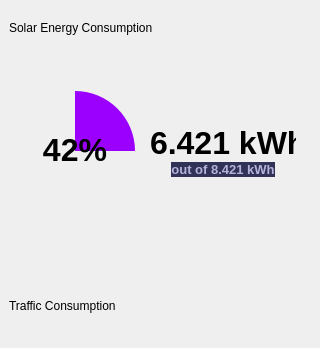
              <widget class="QFrame" name="frame_middle">
               <property name="minimumSize">
                <size>
                 <width>320</width>
                 <height>0</height>
                </size>
               </property>
               <property name="maximumSize">
                <size>
                 <width>320</width>
                 <height>16777215</height>
                </size>
               </property>
               <property name="frameShape">
                <enum>QFrame::NoFrame</enum>
               </property>
               <property name="frameShadow">
                <enum>QFrame::Raised</enum>
               </property>
               <layout class="QVBoxLayout" name="verticalLayout_8">
                <property name="spacing">
                 <number>30</number>
                </property>
                <property name="leftMargin">
                 <number>0</number>
                </property>
                <property name="topMargin">
                 <number>0</number>
                </property>
                <property name="rightMargin">
                 <number>0</number>
                </property>
                <property name="bottomMargin">
                 <number>0</number>
                </property>
                <item>
                 <widget class="QFrame" name="frame_consumption">
                  <property name="minimumSize">
                   <size>
                    <width>0</width>
                    <height>0</height>
                   </size>
                  </property>
                  <property name="maximumSize">
                   <size>
                    <width>16777215</width>
                    <height>16777215</height>
                   </size>
                  </property>
                  <property name="frameShape">
                   <enum>QFrame::NoFrame</enum>
                  </property>
                  <property name="frameShadow">
                   <enum>QFrame::Raised</enum>
                  </property>
                  <layout class="QVBoxLayout" name="verticalLayout_9">
                   <property name="spacing">
                    <number>0</number>
                   </property>
                   <property name="leftMargin">
                    <number>0</number>
                   </property>
                   <property name="topMargin">
                    <number>0</number>
                   </property>
                   <property name="rightMargin">
                    <number>0</number>
                   </property>
                   <property name="bottomMargin">
                    <number>0</number>
                   </property>
                   <item>
                    <widget class="QFrame" name="top_frame_consumption">
                     <property name="minimumSize">
                      <size>
                       <width>0</width>
                       <height>56</height>
                      </size>
                     </property>
                     <property name="maximumSize">
                      <size>
                       <width>16777215</width>
                       <height>56</height>
                      </size>
                     </property>
                     <property name="frameShape">
                      <enum>QFrame::NoFrame</enum>
                     </property>
                     <property name="frameShadow">
                      <enum>QFrame::Raised</enum>
                     </property>
                     <layout class="QHBoxLayout" name="horizontalLayout_19">
                      <item>
                       <widget class="QLabel" name="label_consumption">
                        <property name="text">
                         <string>Solar Energy Consumption</string>
                        </property>
                       </widget>
                      </item>
                     </layout>
                    </widget>
                   </item>
                   <item>
                    <widget class="QFrame" name="main_frame_consumption">
                     <property name="frameShape">
                      <enum>QFrame::NoFrame</enum>
                     </property>
                     <property name="frameShadow">
                      <enum>QFrame::Raised</enum>
                     </property>
                     <layout class="QHBoxLayout" name="horizontalLayout_20">
                      <property name="leftMargin">
                       <number>15</number>
                      </property>
                      <property name="topMargin">
                       <number>20</number>
                      </property>
                      <property name="rightMargin">
                       <number>15</number>
                      </property>
                      <property name="bottomMargin">
                       <number>22</number>
                      </property>
                      <item>
                       <widget class="QFrame" name="circular_cc_bg">
                        <property name="minimumSize">
                         <size>
                          <width>120</width>
                          <height>120</height>
                         </size>
                        </property>
                        <property name="maximumSize">
                         <size>
                          <width>120</width>
                          <height>120</height>
                         </size>
                        </property>
                        <property name="frameShape">
                         <enum>QFrame::NoFrame</enum>
                        </property>
                        <property name="frameShadow">
                         <enum>QFrame::Raised</enum>
                        </property>
                        <layout class="QHBoxLayout" name="horizontalLayout_21">
                         <property name="spacing">
                          <number>0</number>
                         </property>
                         <property name="leftMargin">
                          <number>0</number>
                         </property>
                         <property name="topMargin">
                          <number>0</number>
                         </property>
                         <property name="rightMargin">
                          <number>0</number>
                         </property>
                         <property name="bottomMargin">
                          <number>0</number>
                         </property>
                         <item>
                          <widget class="QFrame" name="circular_cc_prog">
                           <property name="styleSheet">
                            <string notr="true">QFrame#circular_cc_prog{
	background-color: qconicalgradient(cx:0.5, cy:0.5, angle:90, stop:0.749 rgba(127, 169, 251, 0), stop:0.75 rgba(155, 0, 255, 255));
	border-radius: 60px;
}</string>
                           </property>
                           <property name="frameShape">
                            <enum>QFrame::NoFrame</enum>
                           </property>
                           <property name="frameShadow">
                            <enum>QFrame::Raised</enum>
                           </property>
                           <layout class="QHBoxLayout" name="horizontalLayout_22">
                            <item>
                             <widget class="QFrame" name="circular_cc_main">
                              <property name="frameShape">
                               <enum>QFrame::NoFrame</enum>
                              </property>
                              <property name="frameShadow">
                               <enum>QFrame::Raised</enum>
                              </property>
                              <layout class="QHBoxLayout" name="horizontalLayout_23">
                               <item>
                                <widget class="QLabel" name="label">
                                 <property name="text">
                                  <string>&lt;html&gt;&lt;head/&gt;&lt;body&gt;&lt;p&gt;&lt;span style=&quot; font-size:24pt; font-weight:700;&quot;&gt;42%&lt;/span&gt;&lt;/p&gt;&lt;/body&gt;&lt;/html&gt;</string>
                                 </property>
                                 <property name="alignment">
                                  <set>Qt::AlignCenter</set>
                                 </property>
                                </widget>
                               </item>
                              </layout>
                             </widget>
                            </item>
                           </layout>
                          </widget>
                         </item>
                        </layout>
                       </widget>
                      </item>
                      <item>
                       <widget class="QFrame" name="frame_12">
                        <property name="frameShape">
                         <enum>QFrame::NoFrame</enum>
                        </property>
                        <property name="frameShadow">
                         <enum>QFrame::Raised</enum>
                        </property>
                        <layout class="QVBoxLayout" name="verticalLayout_10">
                         <property name="spacing">
                          <number>0</number>
                         </property>
                         <item>
                          <spacer name="verticalSpacer_5">
                           <property name="orientation">
                            <enum>Qt::Vertical</enum>
                           </property>
                           <property name="sizeHint" stdset="0">
                            <size>
                             <width>20</width>
                             <height>40</height>
                            </size>
                           </property>
                          </spacer>
                         </item>
                         <item>
                          <widget class="QLabel" name="kwh_consumption_label">
                           <property name="text">
                            <string>&lt;html&gt;&lt;head/&gt;&lt;body&gt;&lt;p&gt;&lt;span style=&quot; font-size:24pt; font-weight:700;&quot;&gt;6.421 kWh&lt;/span&gt;&lt;/p&gt;&lt;/body&gt;&lt;/html&gt;</string>
                           </property>
                           <property name="alignment">
                            <set>Qt::AlignCenter</set>
                           </property>
                          </widget>
                         </item>
                         <item>
                          <widget class="QLabel" name="kwh_max_label">
                           <property name="text">
                            <string>&lt;html&gt;&lt;head/&gt;&lt;body&gt;&lt;p&gt;&lt;span style=&quot;font-size:13px; font-weight:600; color:#b4b4db; background-color:#323259;&quot;&gt;out of 8.421 kWh&lt;/span&gt;&lt;/p&gt;&lt;/body&gt;&lt;/html&gt;</string>
                           </property>
                           <property name="alignment">
                            <set>Qt::AlignCenter</set>
                           </property>
                          </widget>
                         </item>
                         <item>
                          <spacer name="verticalSpacer_7">
                           <property name="orientation">
                            <enum>Qt::Vertical</enum>
                           </property>
                           <property name="sizeHint" stdset="0">
                            <size>
                             <width>20</width>
                             <height>40</height>
                            </size>
                           </property>
                          </spacer>
                         </item>
                        </layout>
                       </widget>
                      </item>
                     </layout>
                    </widget>
                   </item>
                  </layout>
                 </widget>
                </item>
                <item>
                 <widget class="QFrame" name="frame_traffic">
                  <property name="minimumSize">
                   <size>
                    <width>0</width>
                    <height>50</height>
                   </size>
                  </property>
                  <property name="frameShape">
                   <enum>QFrame::NoFrame</enum>
                  </property>
                  <property name="frameShadow">
                   <enum>QFrame::Raised</enum>
                  </property>
                  <layout class="QVBoxLayout" name="verticalLayout_12">
                   <property name="spacing">
                    <number>0</number>
                   </property>
                   <property name="leftMargin">
                    <number>0</number>
                   </property>
                   <property name="topMargin">
                    <number>0</number>
                   </property>
                   <property name="rightMargin">
                    <number>0</number>
                   </property>
                   <property name="bottomMargin">
                    <number>0</number>
                   </property>
                   <item>
                    <widget class="QFrame" name="top_frame_traffic">
                     <property name="minimumSize">
                      <size>
                       <width>0</width>
                       <height>56</height>
                      </size>
                     </property>
                     <property name="maximumSize">
                      <size>
                       <width>16777215</width>
                       <height>56</height>
                      </size>
                     </property>
                     <property name="frameShape">
                      <enum>QFrame::NoFrame</enum>
                     </property>
                     <property name="frameShadow">
                      <enum>QFrame::Raised</enum>
                     </property>
                     <layout class="QHBoxLayout" name="horizontalLayout_24">
                      <item>
                       <widget class="QLabel" name="label_traffic">
                        <property name="text">
                         <string>Traffic Consumption</string>
                        </property>
                       </widget>
                      </item>
                     </layout>
                    </widget>
                   </item>
                   <item>
                    <widget class="QFrame" name="main_frame_traffic">
                     <property name="frameShape">
                      <enum>QFrame::NoFrame</enum>
                     </property>
                     <property name="frameShadow">
                      <enum>QFrame::Raised</enum>
                     </property>
                     <layout class="QHBoxLayout" name="horizontalLayout_25">
                      <property name="spacing">
                       <number>0</number>
                      </property>
                      <property name="leftMargin">
                       <number>0</number>
                      </property>
                      <property name="topMargin">
                       <number>0</number>
                      </property>
                      <property name="rightMargin">
                       <number>0</number>
                      </property>
                      <property name="bottomMargin">
                       <number>0</number>
                      </property>
                      <item>
                       <widget class="QLabel" name="traffic_chart">
                        <property name="text">
                         <string/>
                        </property>
                        <property name="scaledContents">
                         <bool>true</bool>
                        </property>
                       </widget>
                      </item>
                     </layout>
                    </widget>
                   </item>
                  </layout>
                 </widget>
                </item>
               </layout>
              </widget>
